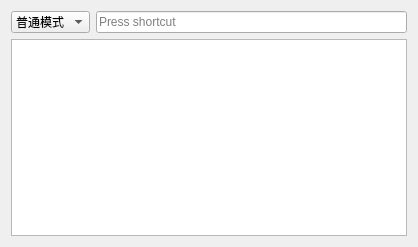
<?xml version="1.0" encoding="UTF-8"?>
<ui version="4.0">
 <class>shortcut_son_widget_classClass</class>
 <widget class="QMainWindow" name="shortcut_son_widget_classClass">
  <property name="geometry">
   <rect>
    <x>0</x>
    <y>0</y>
    <width>418</width>
    <height>247</height>
   </rect>
  </property>
  <property name="windowTitle">
   <string>shortcut_son_widget_class</string>
  </property>
  <widget class="QWidget" name="centralWidget">
   <layout class="QGridLayout" name="gridLayout_2">
    <item row="0" column="0">
     <layout class="QGridLayout" name="gridLayout">
      <item row="0" column="1">
       <widget class="QKeySequenceEdit" name="keySequenceEdit"/>
      </item>
      <item row="0" column="0">
       <widget class="QComboBox" name="comboBox">
        <property name="sizePolicy">
         <sizepolicy hsizetype="Fixed" vsizetype="Fixed">
          <horstretch>0</horstretch>
          <verstretch>0</verstretch>
         </sizepolicy>
        </property>
        <item>
         <property name="text">
          <string>普通模式</string>
         </property>
        </item>
        <item>
         <property name="text">
          <string>插入模式</string>
         </property>
        </item>
        <item>
         <property name="text">
          <string>可视模式</string>
         </property>
        </item>
        <item>
         <property name="text">
          <string>命令模式</string>
         </property>
        </item>
       </widget>
      </item>
      <item row="1" column="0" colspan="2">
       <widget class="QPlainTextEdit" name="plainTextEdit"/>
      </item>
     </layout>
    </item>
   </layout>
  </widget>
 </widget>
 <layoutdefault spacing="6" margin="11"/>
 <resources/>
 <connections/>
</ui>
